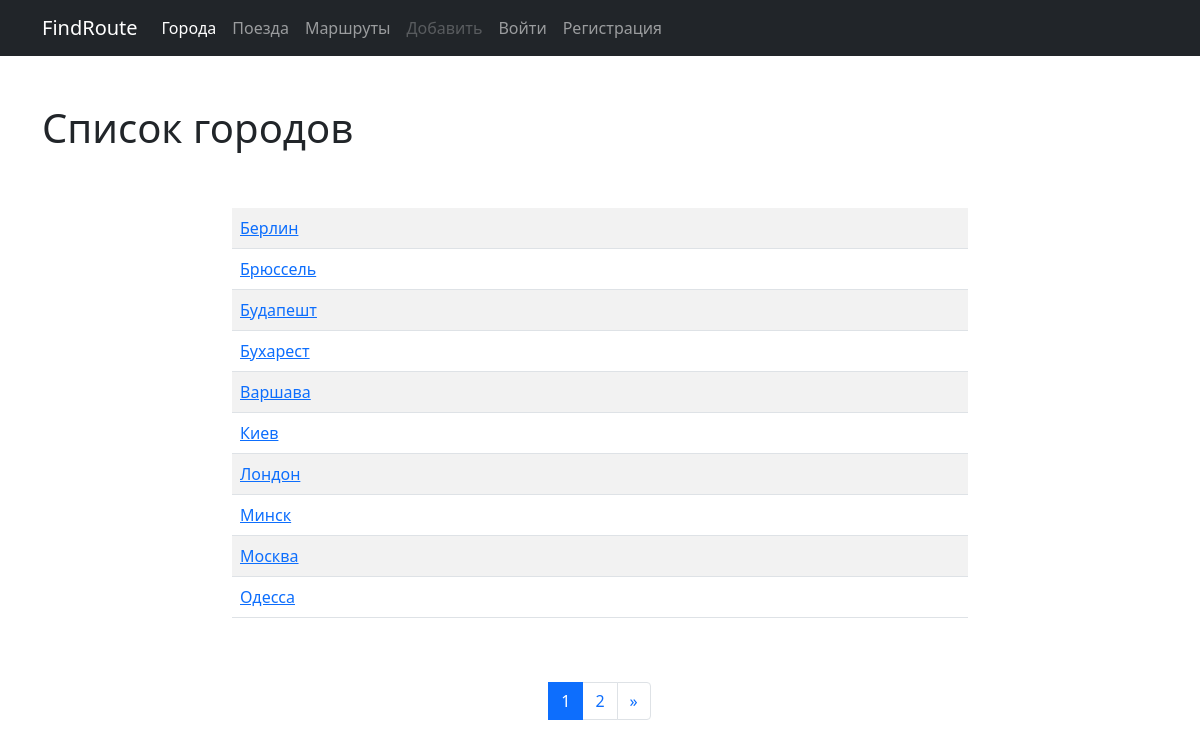
Before: /cities/ with the older database file.
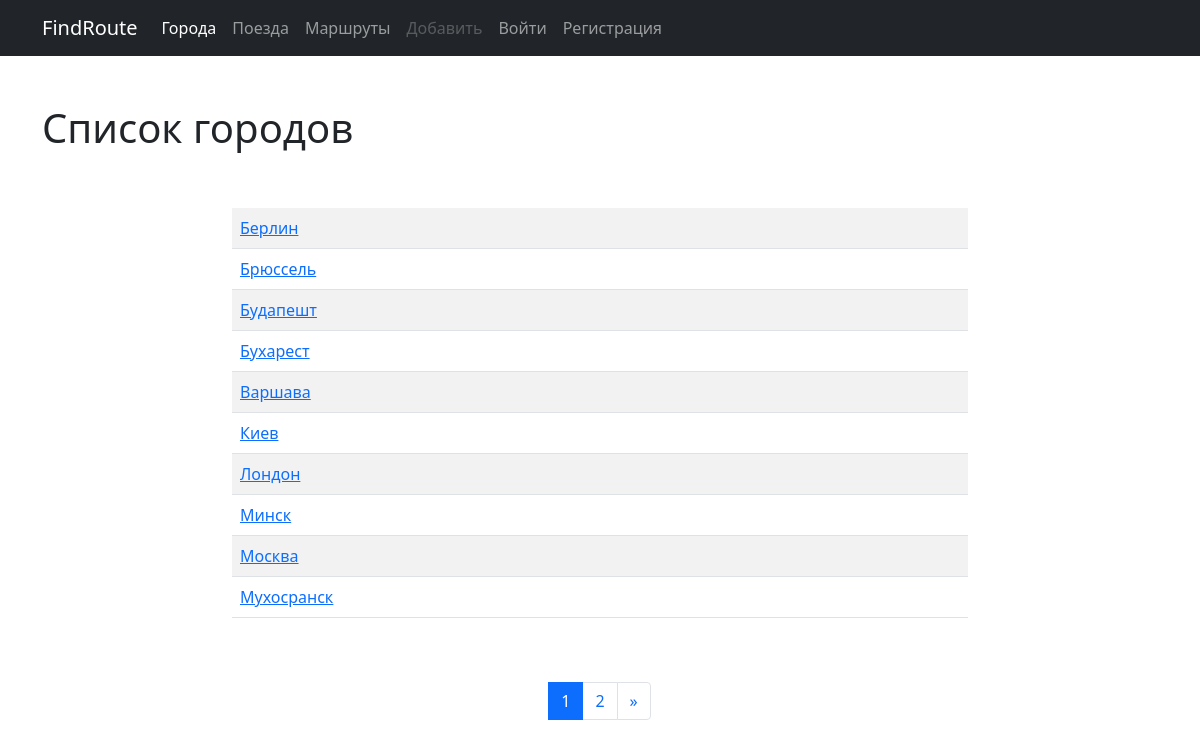
After: the same page with the newer database file.
### cities/models.py (models this page shows, shortened)
class City(models.Model):
    name = models.CharField(max_length=100, unique=True, verbose_name='Название города')
    class Meta:
        verbose_name = 'Город'
        verbose_name_plural = 'Города'
        ordering = ['name']

### cities/views.py (the view)
# urls.py: path('', CityListView.as_view(), name='home'),
class CityListView(ListView):
    paginate_by = 10
    model = City
    template_name = 'cities/home.html'
    def get_context_data(self, **kwargs):
        context = super().get_context_data(**kwargs)
        form = CityForm()
        context['form'] = form
        return context

### cities/templates/cities/home.html (shortened to what this page needs)
{% extends 'base.html' %}
{% block content %}
    <h1>Список городов</h1>
    <div class="row">
        <div class="col-md-8 mx-auto my-5">
            <table class="table table-striped">
                {% for object in page_obj %}
                    <tr>
                        <td>
                            <a href="{% url 'cities:detail' pk=object.pk %}">{{ object.name }}</a>
                        </td>
                        {% if user.is_authenticated %}
                            <td>
                                <a href="{% url 'cities:update' pk=object.pk %}">
                                    <button type="submit" class="btn btn-dark">Редактировать</button>
                                </a>
                            </td>
                            <td>
                                <a href="{% url 'cities:delete' pk=object.pk %}">
                                    <button type="submit" class="btn btn-danger">Удалить</button>
                                </a>
                            </td>
                        {% else %}
                            <td>&nbsp;</td>
                            <td>&nbsp;</td>
                        {% endif %}
                    </tr>
                {% endfor %}
            </table>
        </div>
    </div>
    <nav aria-label="Page navigation example">
        <ul class="pagination justify-content-center">
            {% for page in page_obj.paginator.page_range %}
                <li class="page-item {% if page == page_obj.number %} active {% endif %}">
                    <a class="page-link" href="?page={{ page }}">{{ page }}
                    </a>
                </li>
            {% endfor %}
            {% if page_obj.has_next %}
                <li class="page-item">
                    <a class="page-link" href="?page={{ page_obj.paginator.num_pages }}">
                        <span aria-hidden="true">&raquo;</span>
                    </a>
                </li>
            {% endif %}
        </ul>
    </nav>
{% endblock %}

Changed rows visible on the page:
no longer on this page (row unchanged): City: name "Одесса"
added City: name "Мухосранск"
